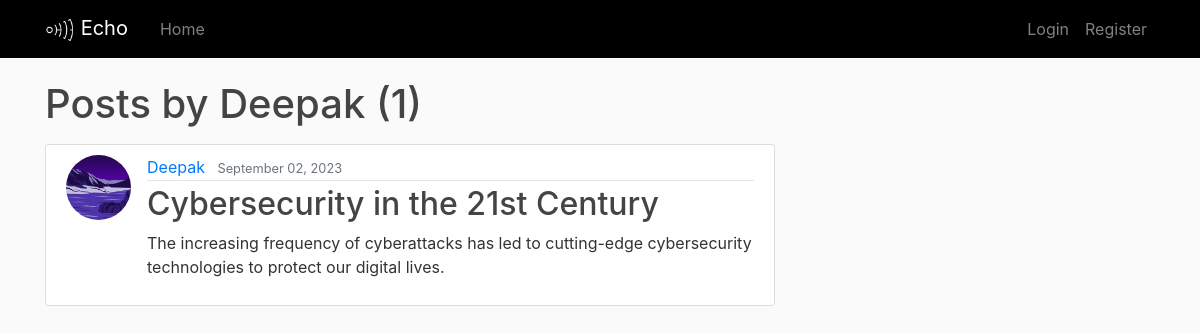
/user/Deepak, run on the app's committed database.
### blogapp/models.py (models this page shows, shortened)
class Post(models.Model):
    title=models.CharField(max_length=100)
    content=models.TextField()
    date_posted=models.DateTimeField(default=timezone.now)
    author=models.ForeignKey(User, on_delete=models.CASCADE)

### users/models.py (models this page shows, shortened)
class Profile(models.Model):
    user=models.OneToOneField(User, on_delete=models.CASCADE)
    image=models.ImageField(default="default.jpg", upload_to='profile_pics')

### blogapp/views.py (the view)
# urls.py: path('user/<str:username>', UserPostListView.as_view(), name='user-posts'),
class UserPostListView(ListView):
    model = Post
    template_name='blogapp/user_posts.html'
    context_object_name='posts'
    ordering=['-date_posted']
    paginate_by=5
    def get_queryset(self):
        user=get_object_or_404(User, username=self.kwargs.get('username'))
        return Post.objects.filter(author=user).order_by('-date_posted')

### blogapp/templates/blogapp/user_posts.html (shortened to what this page needs)
{% extends "blogapp/base.html" %}
{% block content %}
    <h1 class="mb-3">Posts by {{ view.kwargs.username }} ({{ page_obj.paginator.count }})</h1>
    {% for post in posts %}
        <article class="media content-section">
          <img class="rounded-circle article-img" src="{{ post.author.profile.image.url }}">
          <div class="media-body">
            <div class="article-metadata">
              <a class="mr-2" href="{% url 'user-posts' post.author.username %}">{{ post.author }}</a>
              <small class="text-muted">{{ post.date_posted|date:"F d, Y" }}</small>
            </div>
            <h2><a class="article-title" href="{% url 'post-detail' post.id %}">{{ post.title }}</a></h2>
            <p class="article-content">{{ post.content }}</p>
          </div>
        </article>
    {% endfor %}
{% endblock content %}

### blogapp/static/main.css (style rules this page uses)
body { background: #fafafa; color: #333333; margin-top: 5rem; }
h1, h2, h3, h4, h5, h6 { color: #444444; }
.content-section { background: #ffffff; padding: 10px 20px; border: 1px solid #dddddd; border-radius: 3px; margin-bottom: 20px; }
.article-title { color: #444444; }
.article-content { white-space: pre-line; }
.article-img { height: 65px; width: 65px; margin-right: 16px; }
.article-metadata { padding-bottom: 1px; margin-bottom: 4px; border-bottom: 1px solid #e3e3e3 }

### data on the page
Post: author.profile.image (picture), author "Deepak", date_posted "September 02, 2023", title "Cybersecurity in the 21st Century", content "The increasing frequency of cyberattacks has led to cutting-edge cybersecurity technologies to protect our digital lives."

### other printed values
{{ view.kwargs.username }} "Deepak"
{{ page_obj.paginator.count }} "1"
